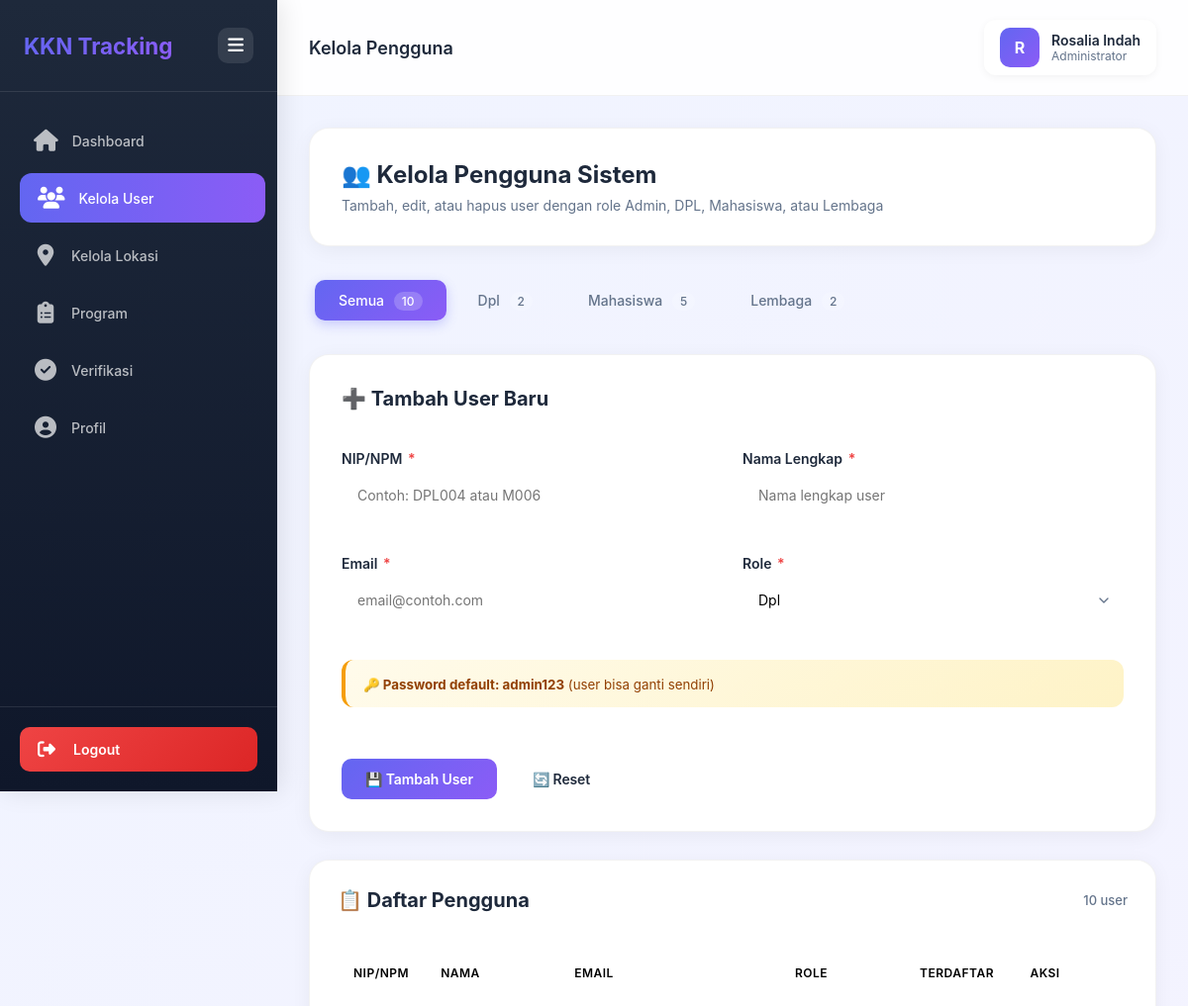
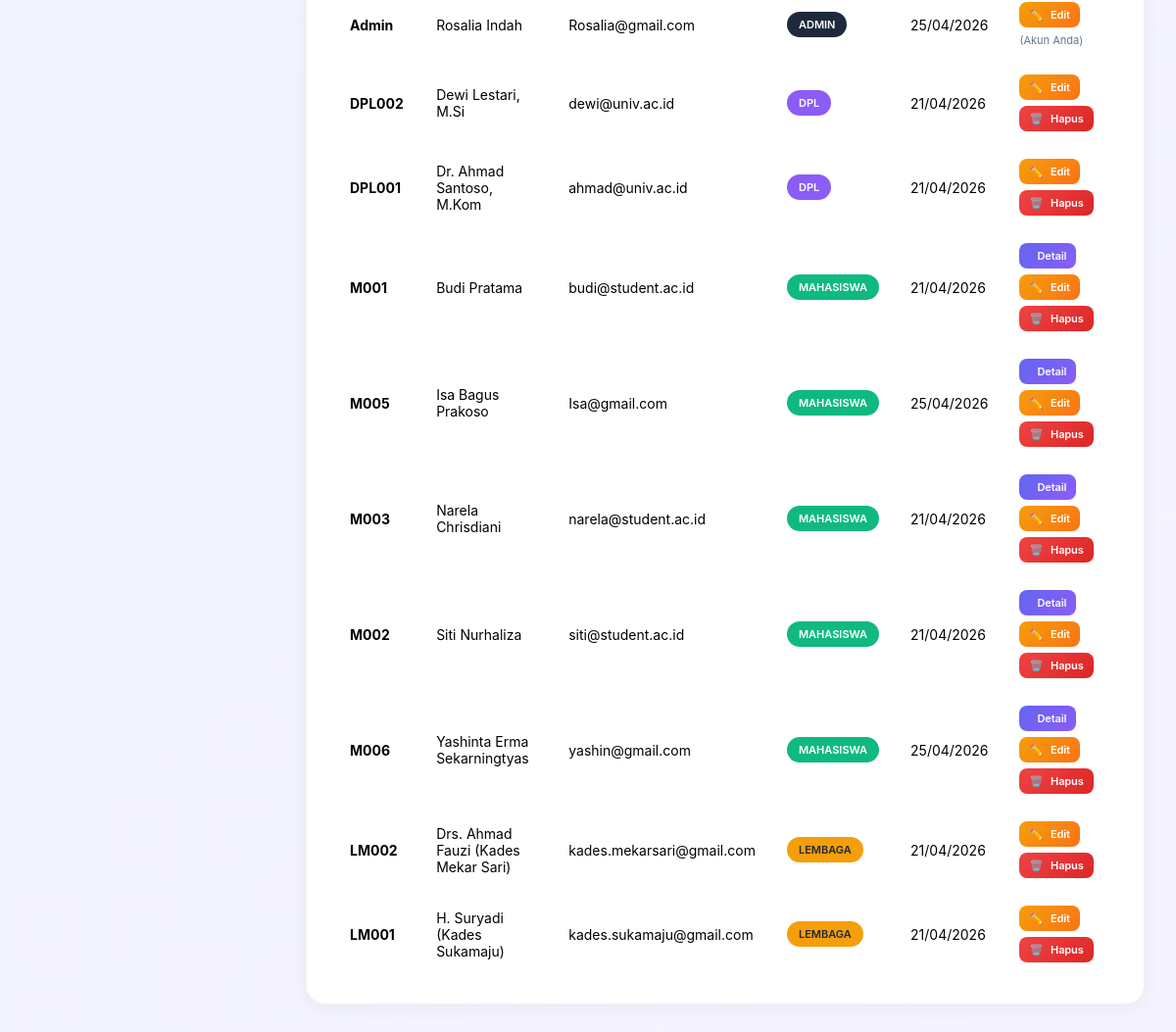
The app's page /Admin/kelola_user.php (signed in) with its own data (2 pictures, top to bottom).
### tables this page shows
CREATE TABLE `users` (
  `id` int NOT NULL AUTO_INCREMENT,
  `npm_nip` varchar(20) NOT NULL,
  `nama` varchar(100) NOT NULL,
  `email` varchar(100) NOT NULL,
  `password` varchar(255) NOT NULL,
  `role` enum('admin','dpl','mahasiswa','lembaga') NOT NULL,
  `lokasi_id` int DEFAULT NULL,
  `created_at` timestamp NOT NULL DEFAULT CURRENT_TIMESTAMP,
  PRIMARY KEY (`id`),
  UNIQUE KEY `npm_nip` (`npm_nip`),
  UNIQUE KEY `email` (`email`),
  KEY `idx_role` (`role`),
  KEY `idx_npm_nip` (`npm_nip`)
);

### Admin/kelola_user.php (the view, shortened to what this page needs)
<?php
$admin_id = $_SESSION['user_id'];
$database = new Database();
$pdo = $database->getConnection();
$roles = ['admin', 'dpl', 'mahasiswa', 'lembaga'];
$current_role = $_GET['role'] ?? 'all';
$edit_mode = false;
$edit_data = null;
if ($current_role == 'all') {
    $stmt = $pdo->query("SELECT * FROM users ORDER BY role, nama");
} else {
    $stmt = $pdo->prepare("SELECT * FROM users WHERE role = ? ORDER BY nama");
    $stmt->execute([$current_role]);
}
$users = $stmt->fetchAll(PDO::FETCH_ASSOC);
?>
<!DOCTYPE html>
<html lang="id">
<head>
</head>
<body>
<link rel="stylesheet" href="https://cdnjs.cloudflare.com/ajax/libs/font-awesome/6.5.1/css/all.min.css">
<aside class="sidebar" id="sidebar">
    <div class="sidebar-header">
        <div class="sidebar-brand">KKN Tracking</div>
        <button class="toggle-btn" onclick="toggleSidebar()" title="Toggle Menu">
            <i class="fa-solid fa-bars"></i>
        </button>
    </div>
    <nav class="sidebar-menu">
        <a href="dashboard.php" class="menu-item">
            <span class="menu-icon">
                <i class="fa-solid fa-house"></i>
            </span>
            <span class="menu-text">Dashboard</span>
        </a>
        <a href="kelola_user.php" class="menu-item active">
            <span class="menu-icon">
                <i class="fa-solid fa-users"></i>
            </span>
            <span class="menu-text">Kelola User</span>
        </a>
        <a href="kelola_lokasi.php" class="menu-item">
            <span class="menu-icon">
                <i class="fa-solid fa-location-dot"></i>
            </span>
            <span class="menu-text">Kelola Lokasi</span>
        </a>
        <a href="kelola_program.php" class="menu-item">
            <span class="menu-icon">
                <i class="fa-solid fa-clipboard-list"></i>
            </span>
            <span class="menu-text">Program</span>
        </a>
        <a href="verifikasi_laporan.php" class="menu-item">
            <span class="menu-icon">
                <i class="fa-solid fa-circle-check"></i>
            </span>
            <span class="menu-text">Verifikasi</span>
        </a>
        <a href="profil.php" class="menu-item">
            <span class="menu-icon">
                <i class="fa-solid fa-circle-user"></i>
            </span>
            <span class="menu-text">Profil</span>
        </a>
    </nav>
    <div class="sidebar-footer">
        <a href="../logout.php" class="logout-btn">
            <span class="logout-icon">
                <i class="fa-solid fa-right-from-bracket"></i>
            </span>
            <span class="logout-text">Logout</span>
        </a>
    </div>
</aside>
    <main class="main-content">
        <div class="top-bar">
            <div class="page-title">Kelola Pengguna</div>
            <div class="user-info">
                <div class="user-avatar"><?= strtoupper(substr($_SESSION['nama'], 0, 1)) ?></div>
                <div class="user-details">
                    <div class="user-name"><?= htmlspecialchars($_SESSION['nama']) ?></div>
                    <div class="user-role">Administrator</div>
                </div>
            </div>
        </div>
        <div class="container">
            <div class="page-header">
                <h1 class="page-title-main">👥 Kelola Pengguna Sistem</h1>
                <p class="page-subtitle">Tambah, edit, atau hapus user dengan role Admin, DPL, Mahasiswa, atau Lembaga</p>
            </div>
            <div class="tabs">
                <a href="?role=all" class="tab <?= $current_role=='all'?'active':'' ?>">
                    Semua <span class="tab-count"><?= count($users) ?></span>
                </a>
                <?php foreach(['dpl','mahasiswa','lembaga'] as $r): ?>
                    <a href="?role=<?= $r ?>" class="tab <?= $current_role==$r?'active':'' ?>">
                        <?= ucfirst($r) ?>
                        <span class="tab-count"><?= $pdo->query("SELECT COUNT(*) FROM users WHERE role='$r'")->fetchColumn() ?></span>
                    </a>
                <?php endforeach; ?>
            </div>
            <div class="form-card">
                <div class="form-title">
                    <span>
                        <?= $edit_mode ? '✏️ Edit User' : '➕ Tambah User Baru' ?>
                    </span>
                </div>
                <form method="POST" id="formUser">
                    <div class="form-row">
                        <div class="form-group">
                            <label>NIP/NPM <span class="required">*</span></label>
                            <input type="text" name="npm_nip" class="form-control" required
                                   value="<?= htmlspecialchars($edit_data['npm_nip'] ?? '') ?>"
                                   placeholder="Contoh: DPL004 atau M006">
                        </div>
                        <div class="form-group">
                            <label>Nama Lengkap <span class="required">*</span></label>
                            <input type="text" name="nama" class="form-control" required
                                   value="<?= htmlspecialchars($edit_data['nama'] ?? '') ?>"
                                   placeholder="Nama lengkap user">
                        </div>
                    </div>
                    <div class="form-row">
                        <div class="form-group">
                            <label>Email <span class="required">*</span></label>
                            <input type="email" name="email" class="form-control" required
                                   value="<?= htmlspecialchars($edit_data['email'] ?? '') ?>"
                                   placeholder="email@contoh.com">
                        </div>
                        <div class="form-group">
                            <label>Role <span class="required">*</span></label>
                            <select name="role" id="selectRole" class="form-control" required onchange="toggleMahasiswaFields()" <?= $edit_mode ? 'disabled' : '' ?>>
                                <?php foreach($roles as $r): if($r=='admin') continue; ?>
                                    <option value="<?= $r ?>" <?= ($edit_data['role'] ?? $current_role)==$r?'selected':'' ?>><?= ucfirst($r) ?></option>
                                <?php endforeach; ?>
                            </select>
                        </div>
                    </div>
                    <?php if ($edit_mode): ?>
                    <div class="password-section">
                        <h4>🔑 Ganti Password (Opsional)</h4>
                        <div class="form-note" style="margin-bottom:10px;">Kosongkan jika tidak ingin mengubah password</div>
                        <div class="form-group">
                            <label>Password Baru</label>
                            <input type="password" name="password_baru" class="form-control" placeholder="Minimal 6 karakter" minlength="6">
                        </div>
                    </div>
                    <?php else: ?>
                    <div style="background: linear-gradient(135deg, #fffbeb 0%, #fef3c7 100%); padding: 14px 18px; border-radius: 12px; margin: 16px 0; border-left: 4px solid var(--warning);">
                        <small style="color:#924004;"><strong>🔑 Password default: admin123</strong> (user bisa ganti sendiri)</small>
                    </div>
                    <?php endif; ?>
                    <div class="btn-group">
                        <?php if ($edit_mode): ?>
                            <button type="submit" name="update_user" class="btn btn-warning">💾 Update User</button>
                            <a href="kelola_user.php?role=<?= $current_role ?>" class="btn btn-secondary">Batal</a>
                        <?php else: ?>
                            <button type="submit" name="tambah_user" class="btn btn-primary">💾 Tambah User</button>
                            <button type="reset" class="btn btn-secondary">🔄 Reset</button>
                        <?php endif; ?>
                    </div>
                </form>
            </div>
            <div class="table-section">
                <div class="table-title">
                    <span>📋 Daftar Pengguna</span>
                    <span style="font-size:13px; color:var(--gray); font-weight:500;"><?= count($users) ?> user</span>
                </div>
                <div class="table-responsive">
                    <table>
                        <thead>
                            <tr>
                                <th>NIP/NPM</th>
                                <th>Nama</th>
                                <th>Email</th>
                                <th>Role</th>
                                <th>Terdaftar</th>
                                <th>Aksi</th>
                            </tr>
                        </thead>
                        <tbody>
                            <?php foreach ($users as $u): ?>
                            <tr>
                                <td><strong><?= htmlspecialchars($u['npm_nip']) ?></strong></td>
                                <td><?= htmlspecialchars($u['nama']) ?></td>
                                <td><?= htmlspecialchars($u['email']) ?></td>
                                <td><span class="badge badge-<?= $u['role'] ?>"><?= ucfirst($u['role']) ?></span></td>
                                <td><?= date('d/m/Y', strtotime($u['created_at'])) ?></td>
                                <td>
                                    <div class="action-buttons">
                                        <?php if ($u['role'] == 'mahasiswa'): ?>
                                            <a href="?detail=<?= $u['id'] ?>&role=<?= $current_role ?>"
                                               class="btn btn-primary btn-sm"
                                               title="Lihat Detail">
                                                <span class="btn-text">Detail</span>
                                            </a>
                                        <?php endif; ?>
                                        <a href="?edit=<?= $u['id'] ?>&role=<?= $current_role ?>"
                                           class="btn btn-warning btn-sm"
                                           title="Edit User">
                                            <span>✏️</span>
                                            <span class="btn-text">Edit</span>
                                        </a>
                                        <?php if ($u['id'] != $admin_id): ?>
                                            <a href="?hapus=<?= $u['id'] ?>&role=<?= $current_role ?>"
                                               class="btn btn-danger btn-sm"
                                               onclick="return confirm('Hapus user <?= addslashes($u['nama']) ?>?')"
                                               title="Hapus User">
                                                <span>🗑️</span>
                                                <span class="btn-text">Hapus</span>
                                            </a>
                                        <?php else: ?>
                                            <span style="color:var(--gray);font-size:11px;">(Akun Anda)</span>
                                        <?php endif; ?>
                                    </div>
                                </td>
                            </tr>
                            <?php endforeach; ?>
                        </tbody>
                    </table>
                </div>
            </div>
        </div>
    </main>
</body>
</html>

### records on screen
users: npm_nip "Admin", nama "Rosalia Indah", email "Rosalia@gmail.com", role "ADMIN", created_at "25/04/2026", shows "(Akun Anda)"
users: npm_nip "DPL002", nama "Dewi Lestari, M.Si", email "dewi@univ.ac.id", role "DPL", created_at "21/04/2026"
users: npm_nip "DPL001", nama "Dr. Ahmad Santoso, M.Kom", email "ahmad@univ.ac.id", role "DPL", created_at "21/04/2026"
users: npm_nip "M001", nama "Budi Pratama", email "budi@student.ac.id", role "MAHASISWA", created_at "21/04/2026"
users: npm_nip "M005", nama "Isa Bagus Prakoso", email "Isa@gmail.com", role "MAHASISWA", created_at "25/04/2026"
users: npm_nip "M003", nama "Narela Chrisdiani", email "narela@student.ac.id", role "MAHASISWA", created_at "21/04/2026"
users: npm_nip "M002", nama "Siti Nurhaliza", email "siti@student.ac.id", role "MAHASISWA", created_at "21/04/2026"
users: npm_nip "M006", nama "Yashinta Erma Sekarningtyas", email "yashin@gmail.com", role "MAHASISWA", created_at "25/04/2026"
users: npm_nip "LM002", nama "Drs. Ahmad Fauzi (Kades Mekar Sari)", email "kades.mekarsari@gmail.com", role "LEMBAGA", created_at "21/04/2026"
users: npm_nip "LM001", nama "H. Suryadi (Kades Sukamaju)", email "kades.sukamaju@gmail.com", role "LEMBAGA", created_at "21/04/2026"

### other values on screen
substr($_SESSION['nama'], 0, 1) "R"
$_SESSION['nama'] "Rosalia Indah"
count($users) "10"
$r "Dpl"
$r "Mahasiswa"
$r "Lembaga"
form field role "Dpl"
